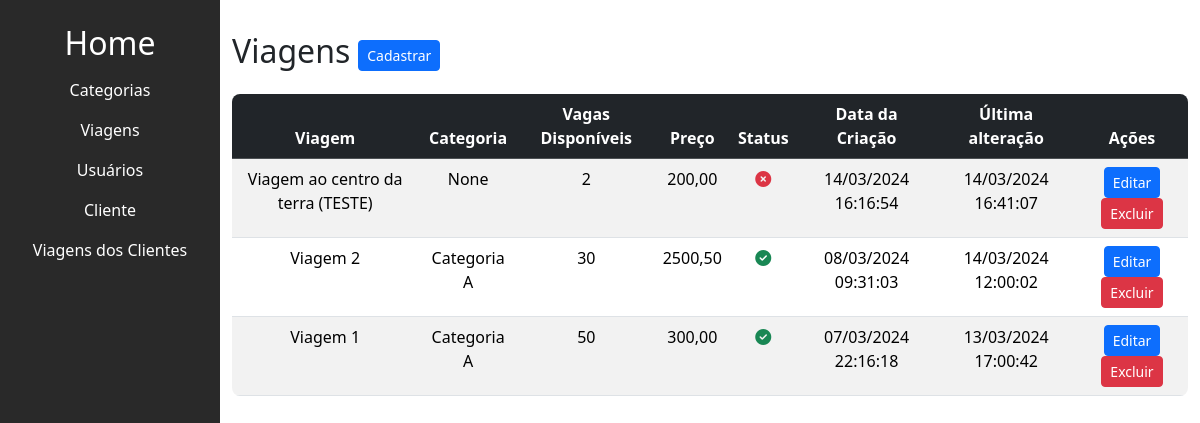
The app's page /trip/listar_viagens/ with its own data.
### trip/models.py (models this page shows, shortened)
class Viagem(models.Model):
    titulo = models.CharField(max_length=200)
    slug = models.SlugField(unique=True, blank=True)
    categoria = models.ForeignKey(
        Categoria, on_delete=models.SET_NULL, null=True, blank=True, default=None)  # noqa
    descricao = models.TextField(null=False)
    custo = models.DecimalField(max_digits=10, decimal_places=2, null=False)
    preco = models.DecimalField(max_digits=10, decimal_places=2, null=False)
    check_in_data = models.DateTimeField(null=False)
    check_out_data = models.DateTimeField(null=False)
    vagas_disponiveis = models.IntegerField()
    cover = models.ImageField(
        upload_to='viagens_covers/', null=True, blank=True)
    is_active = models.BooleanField(default=True)
    created_at = models.DateTimeField(auto_now_add=True)
    updated_at = models.DateTimeField(auto_now=True)

class Categoria(models.Model):
    titulo = models.CharField(max_length=50, null=False)
    is_active = models.BooleanField(default=True)
    created_at = models.DateTimeField(auto_now_add=True)
    updated_at = models.DateTimeField(auto_now=True)
    def __str__(self):
        return self.titulo

### trip/views.py (the view)
# urls.py: path('listar_viagens/', listar_viagens, name='listar_viagens'),
def listar_viagens(request):
    viagens = Viagem.objects.all().order_by('-id')
    categorias = Categoria.objects.filter(is_active=True).order_by('-id')
    return render(request, 'trip/viagem/listar_viagens.html',
                  {'viagens': viagens, 'categorias': categorias})

### trip/templates/trip/viagem/listar_viagens.html (shortened to what this page needs)
{% extends "base.html" %}
{% block content %}
<div class="main-content" id="mainContent">
  <div class="d-flex align-items-center">
    <h2 class="me-2">Viagens</h2>
    <a  href="{% url "trip:criar_viagem" %}">
      <button class="btn btn-sm btn-primary">Cadastrar</button>
    </a>
  </div>
  <div class="table-container mt-3 h-100">
    <table class="table table-striped text-center" style="margin-bottom: 0;">
      <thead class="table-dark" >
        <tr>
          <th>Viagem</th>
          <th>Categoria</th>
          <th>Vagas Disponíveis</th>
          <th>Preço</th>
          <th>Status</th>
          <th>Data da Criação</th>
          <th>Última alteração</th>
          <th>Ações</th>
        </tr>
      </thead>
      <tbody>
        {% for viagem in viagens %}
        <tr>
          <td>{{ viagem.titulo }}</td>
          <td>{{ viagem.categoria }}</td>
          <td>{{ viagem.vagas_disponiveis }}</td>
          <td>{{ viagem.preco }}</td>
          <td>
            {% if viagem.is_active %}
              <i class="fa-solid fa-circle-check text-success"></i>
            {% else %}
              <i class="fa-solid fa-circle-xmark text-danger"></i>
            {% endif %}
          </td>
          <td>{{ viagem.created_at|date:"d/m/Y H:i:s" }}</td>
          <td>{{ viagem.updated_at|date:"d/m/Y H:i:s"}}</td>
          <td>
            <button type="button" class="btn btn-sm btn-primary" data-bs-toggle="modal" data-bs-target="#editModal{{ viagem.id }}">
              Editar
            </button>
            <button type="button" class="btn btn-sm btn-danger" data-bs-toggle="modal" data-bs-target="#deleteModal{{ viagem.id }}">
              Excluir
            </button>
          </td>
        </tr>
        {% endfor %}
      </tbody>
    </table>
  </div>
</div>
{% endblock content %}

### base_static/css/styles.css (style rules this page uses)
body { margin: 0; font-family: 'Arial', sans-serif; }
.table-container { border-radius: 8px; overflow: hidden; }
.main-content { transition: margin-left 0.3s ease; }

### records on screen
Viagem: titulo "Viagem ao centro da terra (TESTE)", categoria "None", vagas_disponiveis "2", preco "200,00", is_active False (drawn), created_at "14/03/2024 16:16:54", updated_at "14/03/2024 16:41:07"
Viagem: titulo "Viagem 2", categoria "Categoria A", vagas_disponiveis "30", preco "2500,50", is_active True (drawn), created_at "08/03/2024 09:31:03", updated_at "14/03/2024 12:00:02"
Viagem: titulo "Viagem 1", categoria "Categoria A", vagas_disponiveis "50", preco "300,00", is_active True (drawn), created_at "07/03/2024 22:16:18", updated_at "13/03/2024 17:00:42"
